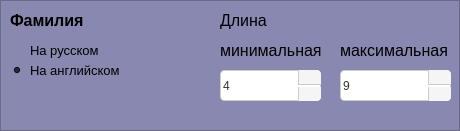
  <widget class="QFrame" name="frameSurname">
   <property name="geometry">
    <rect>
     <x>0</x>
     <y>260</y>
     <width>460</width>
     <height>131</height>
    </rect>
   </property>
   <property name="styleSheet">
    <string notr="true">background-color: rgb(137, 136, 176);</string>
   </property>
   <property name="frameShape">
    <enum>QFrame::Shape::StyledPanel</enum>
   </property>
   <property name="frameShadow">
    <enum>QFrame::Shadow::Raised</enum>
   </property>
   <widget class="QLabel" name="label_9">
    <property name="geometry">
     <rect>
      <x>10</x>
      <y>10</y>
      <width>141</width>
      <height>21</height>
     </rect>
    </property>
    <property name="font">
     <font>
      <family>Yu Gothic UI</family>
      <pointsize>12</pointsize>
      <bold>true</bold>
     </font>
    </property>
    <property name="styleSheet">
     <string notr="true">background-color: transparent;
border: none;</string>
    </property>
    <property name="text">
     <string>Фамилия</string>
    </property>
   </widget>
   <widget class="QSpinBox" name="spinBoxSurnameMin">
    <property name="geometry">
     <rect>
      <x>220</x>
      <y>70</y>
      <width>101</width>
      <height>31</height>
     </rect>
    </property>
    <property name="styleSheet">
     <string notr="true">/* Общий стиль для SpinBox */QSpinBox {
    padding-right: 24px; /* Освобождаем место справа, чтобы текст и поле НЕ наслаивались на стрелочки */
    border: 1px solid #cccccc;
    border-radius: 4px;
    background-color: #ffffff;
    selection-background-color: rgb(111, 111, 166);
    color: #333333;
}

/* Кнопка &quot;Вверх&quot; (располагаем в верхнем правом углу) */
QSpinBox::up-button {
    subcontrol-origin: border;
    subcontrol-position: top right; 
    width: 22px;
    height: 14px; /* Половина высоты с небольшим запасом */
    border-left: 1px solid #cccccc;
    border-bottom: 1px solid #cccccc;
    background: #f5f5f5;
    border-top-right-radius: 4px;
}

/* Кнопка &quot;Вниз&quot; (располагаем в нижнем правом углу) */
QSpinBox::down-button {
    subcontrol-origin: border;
    subcontrol-position: bottom right;
    width: 22px;
    height: 14px;
    border-left: 1px solid #cccccc;
    background: #f5f5f5;
    border-bottom-right-radius: 4px;
}

/* Стили при наведении на кнопки */
QSpinBox::up-button:hover, QSpinBox::down-button:hover {
    background: #e0e0e0;
}

/* Стили при клике */
QSpinBox::up-button:pressed, QSpinBox::down-button:pressed {
    background: #cdcdcd;
}

/* Отрисовка самих стрелочек внутри кнопок (рисуем встроенными стрелками Qt) */
QSpinBox::up-arrow {
    image: url(none); /* Если у тебя есть свои иконки, укажи путь тут */
    width: 7px;
    height: 7px;
}

QSpinBox::up-arrow {
    image: url(none); /* Отключаем поиск картинки */
    content: &quot;▲&quot;;     /* Вставляем текстовый треугольник вверх */
    font-size: 9px;   /* Подбираем размер стрелочки */
    color: rgb(31, 31, 31);   /* Цвет стрелочки */
}

QSpinBox::down-arrow {
    image: url(none); /* Отключаем поиск картинки */
    content: &quot;▼&quot;;     /* Вставляем текстовый треугольник вниз */
    font-size: 9px;   /* Подбираем размер стрелочки */
    color: rgb(31, 31, 31);   /* Цвет стрелочки */
}

/* Цвет стрелочек при наведении на весь SpinBox (опционально) */
QSpinBox::up-arrow:hover, QSpinBox::down-arrow:hover {
    color: #000000;
}


</string>
    </property>
    <property name="minimum">
     <number>2</number>
    </property>
    <property name="maximum">
     <number>12</number>
    </property>
    <property name="value">
     <number>4</number>
    </property>
   </widget>
   <widget class="QLabel" name="label_10">
    <property name="geometry">
     <rect>
      <x>220</x>
      <y>10</y>
      <width>81</width>
      <height>21</height>
     </rect>
    </property>
    <property name="font">
     <font>
      <family>Yu Gothic UI</family>
      <pointsize>12</pointsize>
      <bold>false</bold>
     </font>
    </property>
    <property name="styleSheet">
     <string notr="true">background-color: transparent;
border: none;</string>
    </property>
    <property name="text">
     <string>Длина</string>
    </property>
   </widget>
   <widget class="QSpinBox" name="spinBoxSurnameMax">
    <property name="geometry">
     <rect>
      <x>340</x>
      <y>70</y>
      <width>111</width>
      <height>31</height>
     </rect>
    </property>
    <property name="styleSheet">
     <string notr="true">/* Общий стиль для SpinBox */QSpinBox {
    padding-right: 24px; /* Освобождаем место справа, чтобы текст и поле НЕ наслаивались на стрелочки */
    border: 1px solid #cccccc;
    border-radius: 4px;
    background-color: #ffffff;
    selection-background-color: rgb(111, 111, 166);
    color: #333333;
}

/* Кнопка &quot;Вверх&quot; (располагаем в верхнем правом углу) */
QSpinBox::up-button {
    subcontrol-origin: border;
    subcontrol-position: top right; 
    width: 22px;
    height: 14px; /* Половина высоты с небольшим запасом */
    border-left: 1px solid #cccccc;
    border-bottom: 1px solid #cccccc;
    background: #f5f5f5;
    border-top-right-radius: 4px;
}

/* Кнопка &quot;Вниз&quot; (располагаем в нижнем правом углу) */
QSpinBox::down-button {
    subcontrol-origin: border;
    subcontrol-position: bottom right;
    width: 22px;
    height: 14px;
    border-left: 1px solid #cccccc;
    background: #f5f5f5;
    border-bottom-right-radius: 4px;
}

/* Стили при наведении на кнопки */
QSpinBox::up-button:hover, QSpinBox::down-button:hover {
    background: #e0e0e0;
}

/* Стили при клике */
QSpinBox::up-button:pressed, QSpinBox::down-button:pressed {
    background: #cdcdcd;
}

/* Отрисовка самих стрелочек внутри кнопок (рисуем встроенными стрелками Qt) */
QSpinBox::up-arrow {
    image: url(none); /* Если у тебя есть свои иконки, укажи путь тут */
    width: 7px;
    height: 7px;
}

QSpinBox::up-arrow {
    image: url(none); /* Отключаем поиск картинки */
    content: &quot;▲&quot;;     /* Вставляем текстовый треугольник вверх */
    font-size: 9px;   /* Подбираем размер стрелочки */
    color: rgb(31, 31, 31);   /* Цвет стрелочки */
}

QSpinBox::down-arrow {
    image: url(none); /* Отключаем поиск картинки */
    content: &quot;▼&quot;;     /* Вставляем текстовый треугольник вниз */
    font-size: 9px;   /* Подбираем размер стрелочки */
    color: rgb(31, 31, 31);   /* Цвет стрелочки */
}

/* Цвет стрелочек при наведении на весь SpinBox (опционально) */
QSpinBox::up-arrow:hover, QSpinBox::down-arrow:hover {
    color: #000000;
}


</string>
    </property>
    <property name="minimum">
     <number>2</number>
    </property>
    <property name="maximum">
     <number>12</number>
    </property>
    <property name="value">
     <number>9</number>
    </property>
   </widget>
   <widget class="QLabel" name="label_11">
    <property name="geometry">
     <rect>
      <x>220</x>
      <y>40</y>
      <width>111</width>
      <height>21</height>
     </rect>
    </property>
    <property name="font">
     <font>
      <family>Yu Gothic UI</family>
      <pointsize>12</pointsize>
      <bold>false</bold>
     </font>
    </property>
    <property name="styleSheet">
     <string notr="true">background-color: transparent;
border: none;</string>
    </property>
    <property name="text">
     <string>минимальная</string>
    </property>
   </widget>
   <widget class="QLabel" name="label_12">
    <property name="geometry">
     <rect>
      <x>340</x>
      <y>40</y>
      <width>111</width>
      <height>21</height>
     </rect>
    </property>
    <property name="font">
     <font>
      <family>Yu Gothic UI</family>
      <pointsize>12</pointsize>
      <bold>false</bold>
     </font>
    </property>
    <property name="styleSheet">
     <string notr="true">background-color: transparent;
border: none;</string>
    </property>
    <property name="text">
     <string>максимальная</string>
    </property>
   </widget>
   <widget class="QRadioButton" name="radioButtonSurnameOnRus">
    <property name="geometry">
     <rect>
      <x>10</x>
      <y>40</y>
      <width>121</width>
      <height>21</height>
     </rect>
    </property>
    <property name="font">
     <font>
      <family>Yu Gothic UI</family>
      <pointsize>10</pointsize>
     </font>
    </property>
    <property name="styleSheet">
     <string>background-color: transparent;
border: none;</string>
    </property>
    <property name="text">
     <string>На русском</string>
    </property>
   </widget>
   <widget class="QRadioButton" name="radioButtonSurnameOnEnglish">
    <property name="geometry">
     <rect>
      <x>10</x>
      <y>60</y>
      <width>121</width>
      <height>21</height>
     </rect>
    </property>
    <property name="font">
     <font>
      <family>Yu Gothic UI</family>
      <pointsize>10</pointsize>
     </font>
    </property>
    <property name="styleSheet">
     <string>background-color: transparent;
border: none;</string>
    </property>
    <property name="text">
     <string>На английском</string>
    </property>
    <property name="checked">
     <bool>true</bool>
    </property>
   </widget>
  </widget>
